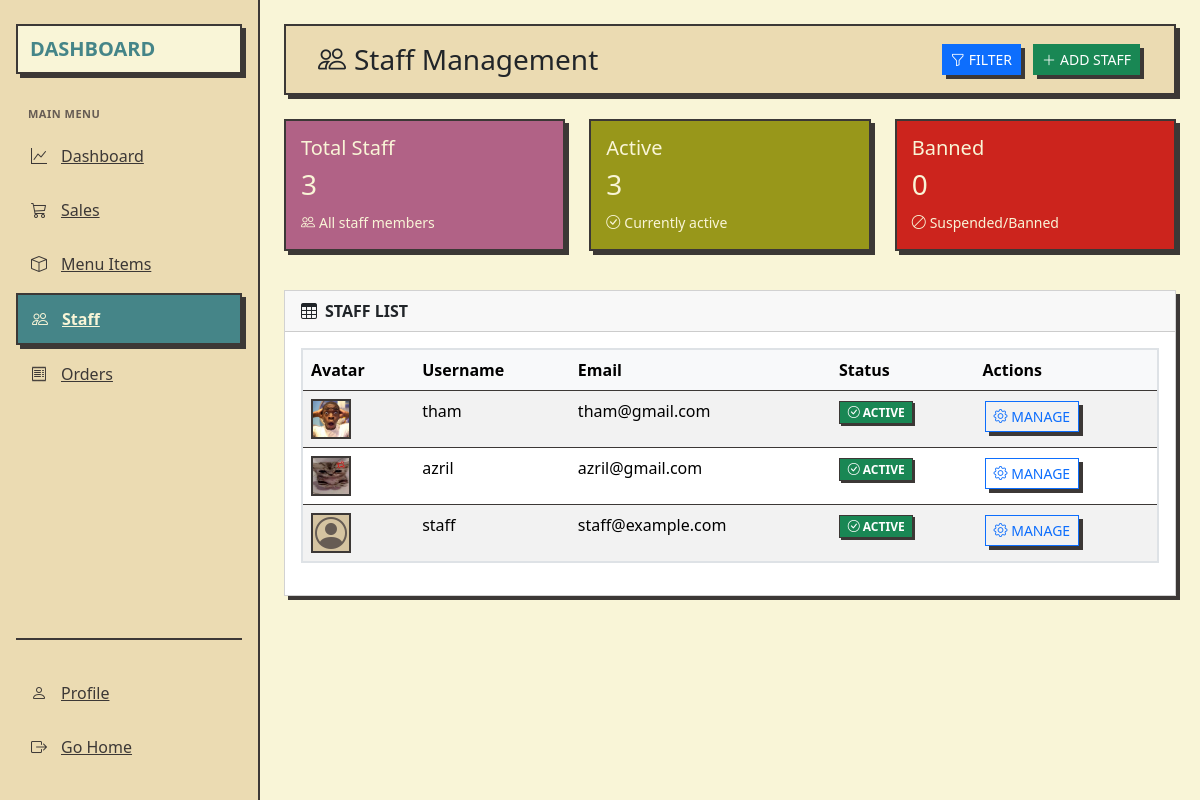
The app's page /staff.php (signed in) with its own data.
### tables this page shows
CREATE TABLE `users` (
  `id` int(11) NOT NULL,
  `username` varchar(50) NOT NULL,
  `email` varchar(100) NOT NULL,
  `password` varchar(255) NOT NULL,
  `role_id` int(11) NOT NULL,
  `email_verified` tinyint(1) DEFAULT 0,
  `verification_token` varchar(64) DEFAULT NULL,
  `token_expires` datetime DEFAULT NULL,
  `profile_picture` varchar(255) DEFAULT 'default-profile.png',
  `is_active` tinyint(1) DEFAULT 1,
  `banned_at` datetime DEFAULT NULL,
  `ban_reason` text DEFAULT NULL
);

### app/permission.php (called while the page is built, shortened)
<?php
function hasPermission($permission_name) {
    global $pdo;
    $role_id = $_SESSION['role_id'] ?? null;
    $stmt = $pdo->prepare('
        SELECT COUNT(*) FROM role_permissions
        INNER JOIN permissions ON role_permissions.permission_id = permissions.id
        WHERE role_permissions.role_id = :role_id AND permissions.permission_name = :permission_name
    ');
    $stmt->execute(['role_id' => $role_id, 'permission_name' => $permission_name]);
    return $stmt->fetchColumn() > 0;
}

### app/staff_functions.php (called while the page is built, shortened)
<?php
function getAllStaff($pdo) {
    $sql = "SELECT u.*, r.role_name
    FROM users u
    LEFT JOIN roles r ON u.role_id = r.id
    WHERE r.role_name = 'Staff'
    ORDER BY u.id DESC";
    $stmt = $pdo->prepare($sql);
    $stmt->execute();
    return $stmt->fetchAll(PDO::FETCH_ASSOC);
}
function getBannedStaffCount($pdo) {
    $sql = "SELECT COUNT(*) as count FROM users WHERE role_id = 2 AND is_active = 0";
    $stmt = $pdo->prepare($sql);
    $stmt->execute();
    $result = $stmt->fetch(PDO::FETCH_ASSOC);
    return $result['count'];
}
function getActiveStaffCount($pdo) {
    $sql = "SELECT COUNT(*) as count FROM users WHERE role_id = 2 AND is_active = 1";
    $stmt = $pdo->prepare($sql);
    $stmt->execute();
    $result = $stmt->fetch(PDO::FETCH_ASSOC);
    return $result['count'];
}
?>

### staff.php (the view, shortened to what this page needs)
<?php
require 'app/menu_functions.php';
require 'app/permission.php';
require 'app/staff_functions.php';
$staff = getAllStaff($pdo);
$banned_count = getBannedStaffCount($pdo);
$active_count = getActiveStaffCount($pdo);
?>
<!DOCTYPE html>
<html lang="en">
<head>
    <link rel="stylesheet" href="assets/css/dashboard.css">
    <link href="assets/vendor/bootstrap-icons/bootstrap-icons.css" rel="stylesheet">
    <link href="assets/vendor/bootstrap/css/bootstrap.min.css" rel="stylesheet">
</head>
<body>
    <div class="app-container">
        <aside class="sidebar" id="sidebar">
            <div class="logo">
                <div class="logo-text">Dashboard</div>
            </div>
            <nav class="nav-section">
                <div class="nav-label">Main Menu</div>
                <a href="dashboard.php" class="nav-item">
                    <i class="bi bi-graph-up"></i>
                    <span>Dashboard</span>
                </a>
                <a href="sales.php" class="nav-item">
                    <i class="bi bi-cart3"></i>
                    <span>Sales</span>
                </a>
                <a href="menu_items.php" class="nav-item">
                    <i class="bi bi-box"></i>
                    <span>Menu Items</span>
                </a>
                <?php if (hasPermission('manage_staff')): ?>
                <a href="#" class="nav-item active">
                    <i class="bi bi-people"></i>
                    <span>Staff</span>
                </a>
                <?php endif; ?>
                <a href="orders.php" class="nav-item">
                    <i class="bi bi-receipt"></i>
                    <span>Orders</span>
                </a>
            </nav>
            <div class="sidebar-footer">
                <a href="profile.php" class="nav-item">
                    <i class="bi bi-person"></i>
                    <span>Profile</span>
                </a>
                <a href="index.php" class="nav-item">
                    <i class="bi bi-box-arrow-right"></i>
                    <span>Go Home</span>
                </a>
            </div>
        </aside>
        <div class="main-content">
            <div class="col-md-13 col-lg-12 p-4">
                <div class="top-bar d-flex justify-content-between align-items-center mb-4">
                    <h1 class="h3 mb-0">
                        <i class="bi bi-people me-2"></i>Staff Management
                    </h1>
                    <div class="d-flex gap-2 align-items-center">
                        <div class="filter-wrapper">
                            <button class="btn btn-primary btn-sm" id="filterBtn" type="button">
                                <i class="bi bi-funnel me-1"></i>Filter
                            </button>
                        </div>
                        <button class="btn btn-success btn-sm" data-bs-toggle="modal" data-bs-target="#addStaffModal">
                            <i class="bi bi-plus-lg me-1"></i>Add Staff
                        </button>
                    </div>
                </div>
                <div class="row mb-4">
                    <div class="col-md-4 col-sm-6">
                        <div class="stat-card total">
                            <h5 class="mb-2">Total Staff</h5>
                            <h3><?php echo count($staff); ?></h3>
                            <small><i class="bi bi-people me-1"></i>All staff members</small>
                        </div>
                    </div>
                    <div class="col-md-4 col-sm-6">
                        <div class="stat-card ready">
                            <h5 class="mb-2">Active</h5>
                            <h3><?php echo $active_count; ?></h3>
                            <small><i class="bi bi-check-circle me-1"></i>Currently active</small>
                        </div>
                    </div>
                    <div class="col-md-4 col-sm-6">
                        <div class="stat-card cancelled">
                            <h5 class="mb-2">Banned</h5>
                            <h3><?php echo $banned_count; ?></h3>
                            <small><i class="bi bi-ban me-1"></i>Suspended/Banned</small>
                        </div>
                    </div>
                </div>
                <div class="card">
                    <div class="card-header">
                        <i class="bi bi-table me-2"></i>Staff List
                    </div>
                    <div class="card-body">
                        <?php if (empty($staff)): ?>
                        <div class="text-center text-muted py-5">
                            <i class="bi bi-person-badge fs-1 d-block mb-3 opacity-25"></i>
                            <h4 class="mt-3">No staff members found</h4>
                            <p>Try adjusting your filters or add a new staff member.</p>
                        </div>
                        <?php else: ?>
                        <div class="table-responsive">
                            <table class="table table-hover table-striped">
                                <thead class="table-light">
                                    <tr>
                                        <th>Avatar</th>
                                        <th>Username</th>
                                        <th>Email</th>
                                        <th>Status</th>
                                        <th class="table-actions">Actions</th>
                                    </tr>
                                </thead>
                                <tbody>
                                    <?php foreach ($staff as $staff_member): ?>
                                    <tr class="<?php echo $staff_member['is_active'] == 0 ? 'banned-row' : ''; ?>">
                                        <td>
                                            <?php if (!empty($staff_member['profile_picture'])): ?>
                                            <img src="<?php echo htmlspecialchars($staff_member['profile_picture']); ?>"
                                                alt="Avatar"
                                                class="customer-avatar"
                                                onerror="this.style.display='none'; this.nextElementSibling.style.display='flex';">
                                            <i class="bi bi-person-circle avatar-icon" style="display:none;"></i>
                                            <?php else: ?>
                                            <i class="bi bi-person-circle avatar-icon"></i>
                                            <?php endif; ?>
                                        </td>
                                        <td><?php echo htmlspecialchars($staff_member['username']); ?></td>
                                        <td><?php echo htmlspecialchars($staff_member['email']); ?></td>
                                        <td>
                                            <?php if ($staff_member['is_active'] == 1): ?>
                                            <span class="badge bg-success status-badge">
                                                <i class="bi bi-check-circle"></i> Active
                                            </span>
                                            <?php endif; ?>
                                        </td>
                                        <td class="table-actions">
                                            <button type="button" class="btn btn-sm btn-outline-primary"
                                                onclick="openEditModal(<?php echo htmlspecialchars(json_encode($staff_member)); ?>)"
                                                data-bs-toggle="tooltip" title="Manage Staff">
                                                <i class="bi bi-gear"></i> Manage
                                            </button>
                                        </td>
                                    </tr>
                                    <?php endforeach; ?>
                                </tbody>
                            </table>
                        </div>
                        <?php endif; ?>
                    </div>
                </div>
            </div>
        </div>
    </div>
</body>
</html>

### records on screen
users: profile_picture (picture), username "tham", email "tham@gmail.com", is_active 1 (drawn)
users: profile_picture (picture), username "azril", email "azril@gmail.com", is_active 1 (drawn)
users: username "staff", email "staff@example.com", is_active 1 (drawn)

### other values on screen
count($staff) "3"
$active_count "3"
$banned_count "0"
